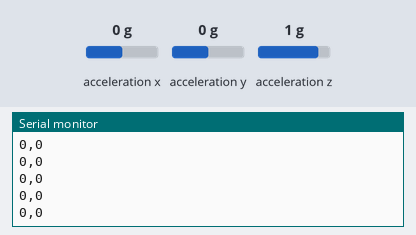
Simulated run of this sketch. Board: Arduino Uno, built with avr-gcc and run on an emulated ATmega328P. Shown: the last lines printed to the serial monitor. The inputs (shaded band) are chosen by the test bench; at power-on: acceleration x 0 g, acceleration y 0 g, acceleration z 1 g.

Above: at 2.4 s.
2.5 s: acceleration x set to -1.4 g
At 2.58 s:
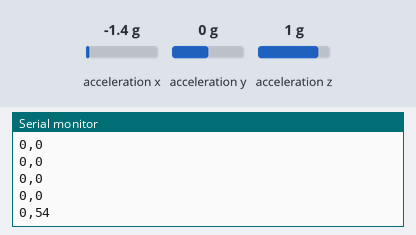
4.0 s: acceleration y set to -1.4 g
At 4.0 s:
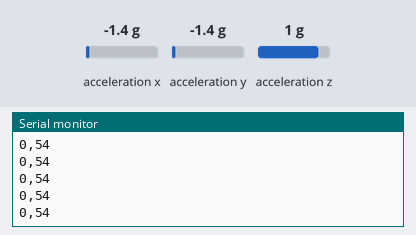
5.5 s: acceleration z set to -1.4 g
At 5.53 s:
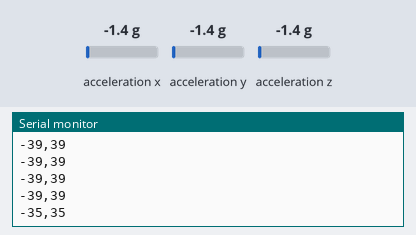
Timing chart, 0 to 8.5 s (numbered marks = the images above; inputs shaded):
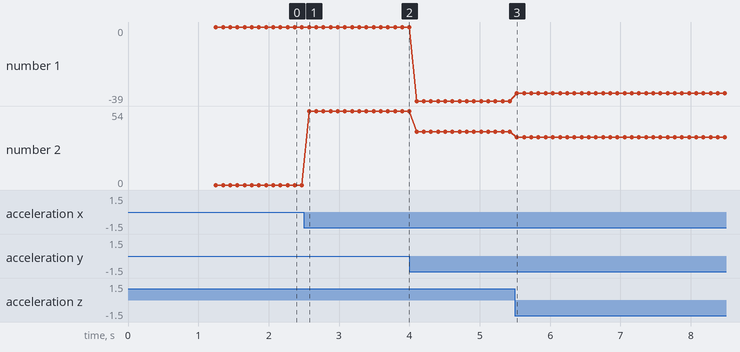

Measured:
- after the input at 2.5 s, the serial monitor: prints a new line after 0.07 s (image 1)
- after the input at 5.5 s, the serial monitor: prints a new line at once (image 3)
- plotted number 1: 0 → -39 after the input at 4.0 s, -39 → -35 after the input at 5.5 s
- plotted number 2: 0 → 54 after the input at 2.5 s, 54 → 39 after the input at 4.0 s, 39 → 35 after the input at 5.5 s

The sketch:

accelerator_degree_calculator.ino
```cpp
/*
Arduino        GY-85
  A5            SCL
  A4            SDA
  3.3V          3.3V
  GND           GND
*/

#include <Wire.h>
#include <ADXL345.h>  // ADXL345 Accelerometer Library

ADXL345 acc; // variable adxl is an instance of the ADXL345 library
int ax, ay, az;
int rawX, rawY, rawZ;
float X, Y, Z;
int rolldeg, pitchdeg;
int error = 0;
float aoffsetX, aoffsetY, aoffsetZ;
unsigned long time, looptime;

void setup()
{
  Serial.begin(9600);
  acc.powerOn();

  for (int i = 0; i <= 200; i++)
  {
    acc.readAccel(&ax, &ay, &az);
    if (i == 0)
    {
      aoffsetX = ax;
      aoffsetY = ay;
      aoffsetZ = az;
    }
    if (i > 1)
    {
      aoffsetX = (ax + aoffsetX) / 2;
      aoffsetY = (ay + aoffsetY) / 2;
      aoffsetZ = (az + aoffsetZ) / 2;
    }
  }

  delay(1000);
}

void loop()
{
  // code fragment for Accelerometer angles (roll and pitch)
  time = millis();
  acc.readAccel(&ax, &ay, &az); // read the accelerometer values and store them in variables  x,y,z
  rawX = ax - aoffsetX;
  rawY = ay - aoffsetY;
  rawZ = az - (255 - aoffsetZ);
  X = rawX / 256.00;                                            // used for angle calculations
  Y = rawY / 256.00;                                            // used for angle calculations
  Z = rawZ / 256.00;                                            // used for angle calculations
  rolldeg = 180 * (atan(Y / sqrt(X * X + Z * Z))) / PI;         // calculated angle in degrees
  pitchdeg = 180 * (atan(X / sqrt(Y * Y + Z * Z))) / PI * (-1); // calculated angle in degrees

  // Accelerometer Output
  Serial.print(rolldeg);
  Serial.print(",");
  Serial.println(pitchdeg); // calculated angle in degrees
  delay(100);
}
```
